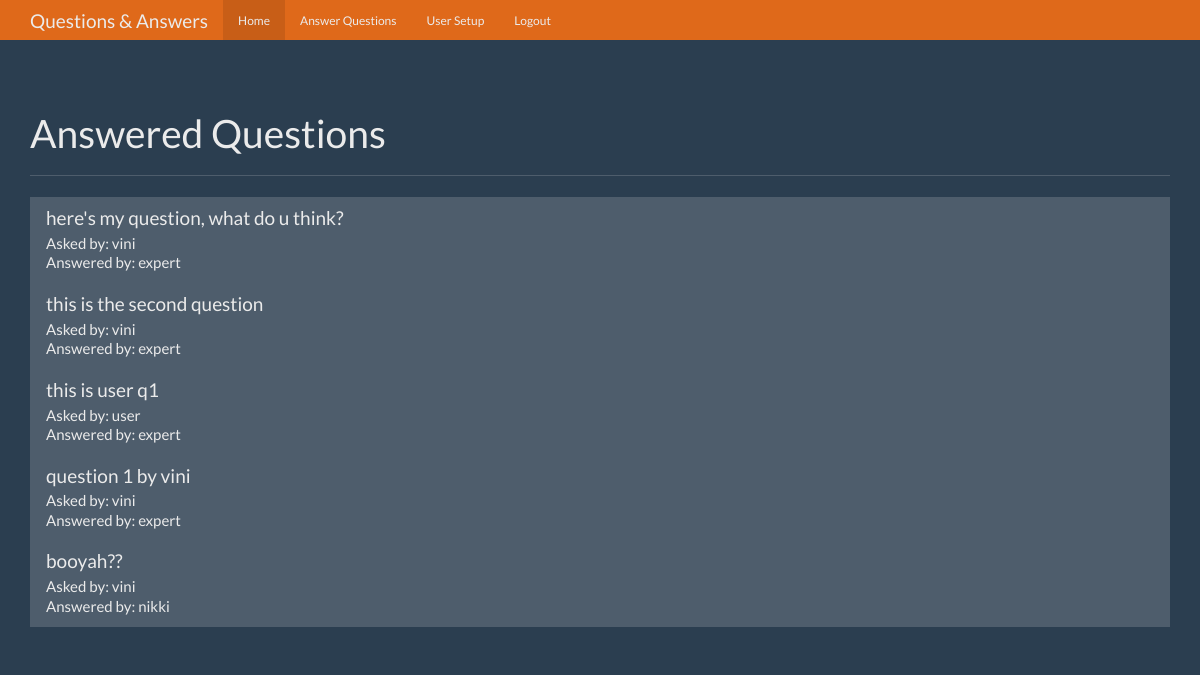
The page / (signed in) on the database its author committed.
### tables this page shows
CREATE TABLE questions (
    id INTEGER PRIMARY KEY autoincrement,
    question_text text not null,
    answer_text text,
    asked_by_id INTEGER not null,
    expert_id INTEGER not NULL
);

CREATE TABLE users (
    id INTEGER PRIMARY KEY autoincrement,
    name text not null ,
    password text not null, 
    expert boolean not null,
    admin boolean not NULL
);

### app.py (the view)
@app.route('/')
def index():
	user = get_current_user()
	db = get_db()
	qcur = db.execute('''select questions.id as question_id, questions.question_text, askers.name as asker_name, experts.name as expert_name
	                     from questions join users as askers on askers.id=questions.asked_by_id
						 join users as experts on experts.id = questions.expert_id where questions.answer_text is not null''')
	qres = qcur.fetchall()
	return render_template('home.html', user =user, questions=qres)

### app.py (called while the page is built)
def get_current_user(): 	#checking if the user has logged in session or not
	user_result = None
	if 'user' in session:
		user = session['user']
		db = get_db()
		user_cur = db.execute('select id, name, password, expert, admin from users where name=?', [user])
		user_result = user_cur.fetchone()
	return user_result

### database.py (called while the page is built)
def connect_db():
    sql = sqlite3.connect('questions.db')
    sql.row_factory = sqlite3.Row
    return sql

def get_db():
    if not hasattr(g, 'sqlite_db'):
        g.sqlite_db = connect_db()
    return g.sqlite_db

### templates/home.html (shortened to what this page needs)
{% extends "base.html" %}
{% from "show_links.html" import show_links %}
{% block nav %}
{{ show_links(user) }}
{% endblock %}
{% block body %}
      <div class="page-header">
        <h1>Answered Questions</h1>
      </div>
      <div class="row">
        <div class="col-lg-12">
          <div class="list-group">
            {% for question in questions%}
            <a href="{{url_for('question', question_id=question['question_id'])}}" class="list-group-item">
              <h4 class="list-group-item-heading">{{ question['question_text'] }}</h4>
              <p class="list-group-item-text">Asked by: {{question['asker_name']}}</p>
              <p class="list-group-item-text">Answered by: {{question['expert_name']}}</p>
            </a>
            {% endfor %}
          </div>
        </div>
      </div>
{% endblock %}

### static/theme.css (style rules this page uses)
body { padding-top: 70px; padding-bottom: 30px; }

### rows shown on the page
questions: question_text "here's my question, what do u think?", asker_name "vini", expert_name "expert"
questions: question_text "this is the second question", asker_name "vini", expert_name "expert"
questions: question_text "this is user q1", asker_name "user", expert_name "expert"
questions: question_text "question 1 by vini", asker_name "vini", expert_name "expert"
questions: question_text "booyah??", asker_name "vini", expert_name "nikki"
